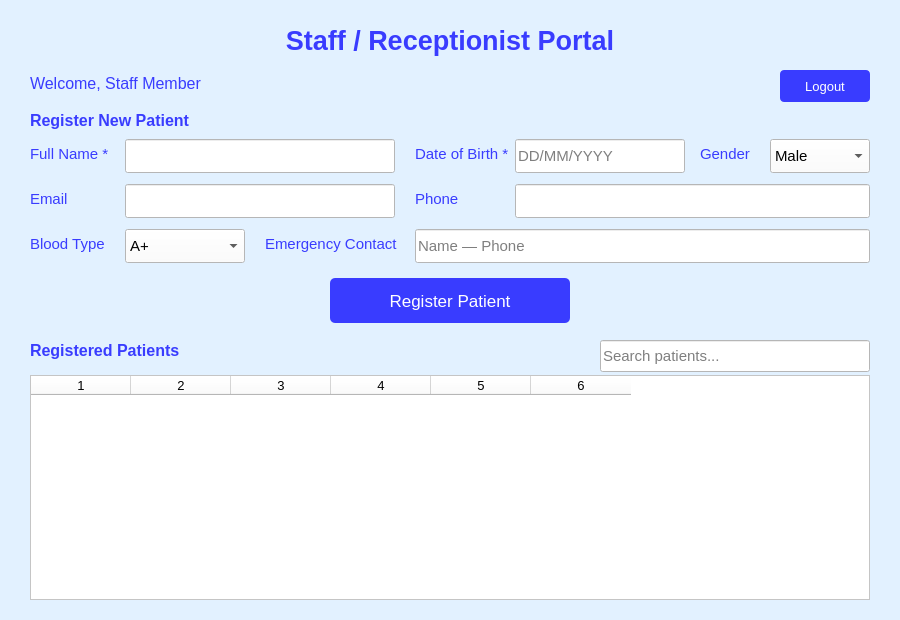
<?xml version="1.0" encoding="UTF-8"?>
<ui version="4.0">
 <class>Dialog</class>
 <widget class="QDialog" name="Dialog">
  <property name="geometry">
   <rect><x>0</x><y>0</y><width>900</width><height>620</height></rect>
  </property>
  <property name="windowTitle"><string>Staff Portal</string></property>
  <property name="styleSheet">
   <string notr="true">background-color: rgb(226, 241, 255);</string>
  </property>

  <widget class="QLabel" name="titleLabel">
   <property name="geometry"><rect><x>0</x><y>20</y><width>900</width><height>40</height></rect></property>
   <property name="styleSheet"><string notr="true">color: rgb(57, 60, 255); font-size: 20pt; font-weight: bold;</string></property>
   <property name="text"><string>Staff / Receptionist Portal</string></property>
   <property name="alignment"><set>Qt::AlignmentFlag::AlignCenter</set></property>
  </widget>

  <widget class="QLabel" name="staffGreeting">
   <property name="geometry"><rect><x>30</x><y>70</y><width>600</width><height>26</height></rect></property>
   <property name="styleSheet"><string notr="true">color: rgb(57, 60, 255); font-size: 12pt;</string></property>
   <property name="text"><string>Welcome, Staff Member</string></property>
  </widget>

  <widget class="QPushButton" name="LogoutButton">
   <property name="geometry"><rect><x>780</x><y>70</y><width>90</width><height>32</height></rect></property>
   <property name="styleSheet"><string notr="true">background-color: rgb(57, 60, 255); color: white; font-size: 10pt; border-radius: 4px;</string></property>
   <property name="text"><string>Logout</string></property>
  </widget>

  <!-- Register Patient form -->
  <widget class="QLabel" name="regLabel">
   <property name="geometry"><rect><x>30</x><y>108</y><width>300</width><height>24</height></rect></property>
   <property name="styleSheet"><string notr="true">color: rgb(57, 60, 255); font-size: 12pt; font-weight: bold;</string></property>
   <property name="text"><string>Register New Patient</string></property>
  </widget>

  <!-- Row 1: Name, DOB -->
  <widget class="QLabel" name="lPatName">
   <property name="geometry"><rect><x>30</x><y>143</y><width>90</width><height>22</height></rect></property>
   <property name="styleSheet"><string notr="true">color: rgb(57, 60, 255); font-size: 11pt;</string></property>
   <property name="text"><string>Full Name *</string></property>
  </widget>
  <widget class="QLineEdit" name="PatName">
   <property name="geometry"><rect><x>125</x><y>139</y><width>270</width><height>34</height></rect></property>
   <property name="styleSheet"><string notr="true">font-size: 11pt; color: rgb(0,0,0); background-color: white;</string></property>
  </widget>

  <widget class="QLabel" name="lPatDOB">
   <property name="geometry"><rect><x>415</x><y>143</y><width>95</width><height>22</height></rect></property>
   <property name="styleSheet"><string notr="true">color: rgb(57, 60, 255); font-size: 11pt;</string></property>
   <property name="text"><string>Date of Birth *</string></property>
  </widget>
  <widget class="QLineEdit" name="PatDOB">
   <property name="geometry"><rect><x>515</x><y>139</y><width>170</width><height>34</height></rect></property>
   <property name="styleSheet"><string notr="true">font-size: 11pt; color: rgb(0,0,0); background-color: white;</string></property>
   <property name="placeholderText"><string>DD/MM/YYYY</string></property>
  </widget>

  <widget class="QLabel" name="lPatGender">
   <property name="geometry"><rect><x>700</x><y>143</y><width>65</width><height>22</height></rect></property>
   <property name="styleSheet"><string notr="true">color: rgb(57, 60, 255); font-size: 11pt;</string></property>
   <property name="text"><string>Gender</string></property>
  </widget>
  <widget class="QComboBox" name="PatGender">
   <property name="geometry"><rect><x>770</x><y>139</y><width>100</width><height>34</height></rect></property>
   <property name="styleSheet"><string notr="true">font-size: 11pt; background-color: white;</string></property>
   <item><property name="text"><string>Male</string></property></item>
   <item><property name="text"><string>Female</string></property></item>
   <item><property name="text"><string>Other</string></property></item>
  </widget>

  <!-- Row 2: Email, Phone -->
  <widget class="QLabel" name="lPatEmail">
   <property name="geometry"><rect><x>30</x><y>188</y><width>90</width><height>22</height></rect></property>
   <property name="styleSheet"><string notr="true">color: rgb(57, 60, 255); font-size: 11pt;</string></property>
   <property name="text"><string>Email</string></property>
  </widget>
  <widget class="QLineEdit" name="PatEmail">
   <property name="geometry"><rect><x>125</x><y>184</y><width>270</width><height>34</height></rect></property>
   <property name="styleSheet"><string notr="true">font-size: 11pt; color: rgb(0,0,0); background-color: white;</string></property>
  </widget>

  <widget class="QLabel" name="lPatPhone">
   <property name="geometry"><rect><x>415</x><y>188</y><width>90</width><height>22</height></rect></property>
   <property name="styleSheet"><string notr="true">color: rgb(57, 60, 255); font-size: 11pt;</string></property>
   <property name="text"><string>Phone</string></property>
  </widget>
  <widget class="QLineEdit" name="PatPhone">
   <property name="geometry"><rect><x>515</x><y>184</y><width>355</width><height>34</height></rect></property>
   <property name="styleSheet"><string notr="true">font-size: 11pt; color: rgb(0,0,0); background-color: white;</string></property>
  </widget>

  <!-- Row 3: Blood, Emergency -->
  <widget class="QLabel" name="lBloodType">
   <property name="geometry"><rect><x>30</x><y>233</y><width>90</width><height>22</height></rect></property>
   <property name="styleSheet"><string notr="true">color: rgb(57, 60, 255); font-size: 11pt;</string></property>
   <property name="text"><string>Blood Type</string></property>
  </widget>
  <widget class="QComboBox" name="BloodType">
   <property name="geometry"><rect><x>125</x><y>229</y><width>120</width><height>34</height></rect></property>
   <property name="styleSheet"><string notr="true">font-size: 11pt; background-color: white;</string></property>
   <item><property name="text"><string>A+</string></property></item>
   <item><property name="text"><string>A-</string></property></item>
   <item><property name="text"><string>B+</string></property></item>
   <item><property name="text"><string>B-</string></property></item>
   <item><property name="text"><string>AB+</string></property></item>
   <item><property name="text"><string>AB-</string></property></item>
   <item><property name="text"><string>O+</string></property></item>
   <item><property name="text"><string>O-</string></property></item>
   <item><property name="text"><string>Unknown</string></property></item>
  </widget>

  <widget class="QLabel" name="lEmergContact">
   <property name="geometry"><rect><x>265</x><y>233</y><width>145</width><height>22</height></rect></property>
   <property name="styleSheet"><string notr="true">color: rgb(57, 60, 255); font-size: 11pt;</string></property>
   <property name="text"><string>Emergency Contact</string></property>
  </widget>
  <widget class="QLineEdit" name="EmergContact">
   <property name="geometry"><rect><x>415</x><y>229</y><width>455</width><height>34</height></rect></property>
   <property name="styleSheet"><string notr="true">font-size: 11pt; color: rgb(0,0,0); background-color: white;</string></property>
   <property name="placeholderText"><string>Name — Phone</string></property>
  </widget>

  <!-- Register button -->
  <widget class="QPushButton" name="RegisterPatientButton">
   <property name="geometry"><rect><x>330</x><y>278</y><width>240</width><height>45</height></rect></property>
   <property name="styleSheet"><string notr="true">background-color: rgb(57, 60, 255); color: white; font-size: 13pt; border-radius: 5px;</string></property>
   <property name="text"><string>Register Patient</string></property>
  </widget>

  <!-- Patient list -->
  <widget class="QLabel" name="listLabel">
   <property name="geometry"><rect><x>30</x><y>338</y><width>200</width><height>24</height></rect></property>
   <property name="styleSheet"><string notr="true">color: rgb(57, 60, 255); font-size: 12pt; font-weight: bold;</string></property>
   <property name="text"><string>Registered Patients</string></property>
  </widget>

  <widget class="QLineEdit" name="SearchPatient">
   <property name="geometry"><rect><x>600</x><y>340</y><width>270</width><height>32</height></rect></property>
   <property name="styleSheet"><string notr="true">font-size: 11pt; color: rgb(0,0,0); background-color: white;</string></property>
   <property name="placeholderText"><string>Search patients...</string></property>
  </widget>

  <widget class="QTableWidget" name="PatientsTable">
   <property name="geometry"><rect><x>30</x><y>375</y><width>840</width><height>225</height></rect></property>
   <property name="styleSheet"><string notr="true">background-color: white; font-size: 10pt; color: rgb(0,0,0);</string></property>
   <property name="columnCount"><number>6</number></property>
   <property name="rowCount"><number>0</number></property>
   <property name="selectionBehavior"><enum>QAbstractItemView::SelectionBehavior::SelectRows</enum></property>
   <property name="editTriggers"><set>QAbstractItemView::EditTrigger::NoEditTriggers</set></property>
   <attribute name="horizontalHeaderItem"><column>0</column><property name="text"><string>ID</string></property></attribute>
   <attribute name="horizontalHeaderItem"><column>1</column><property name="text"><string>Name</string></property></attribute>
   <attribute name="horizontalHeaderItem"><column>2</column><property name="text"><string>DOB</string></property></attribute>
   <attribute name="horizontalHeaderItem"><column>3</column><property name="text"><string>Phone</string></property></attribute>
   <attribute name="horizontalHeaderItem"><column>4</column><property name="text"><string>Blood Type</string></property></attribute>
   <attribute name="horizontalHeaderItem"><column>5</column><property name="text"><string>Registered</string></property></attribute>
  </widget>

 </widget>
 <resources/>
 <connections/>
</ui>
